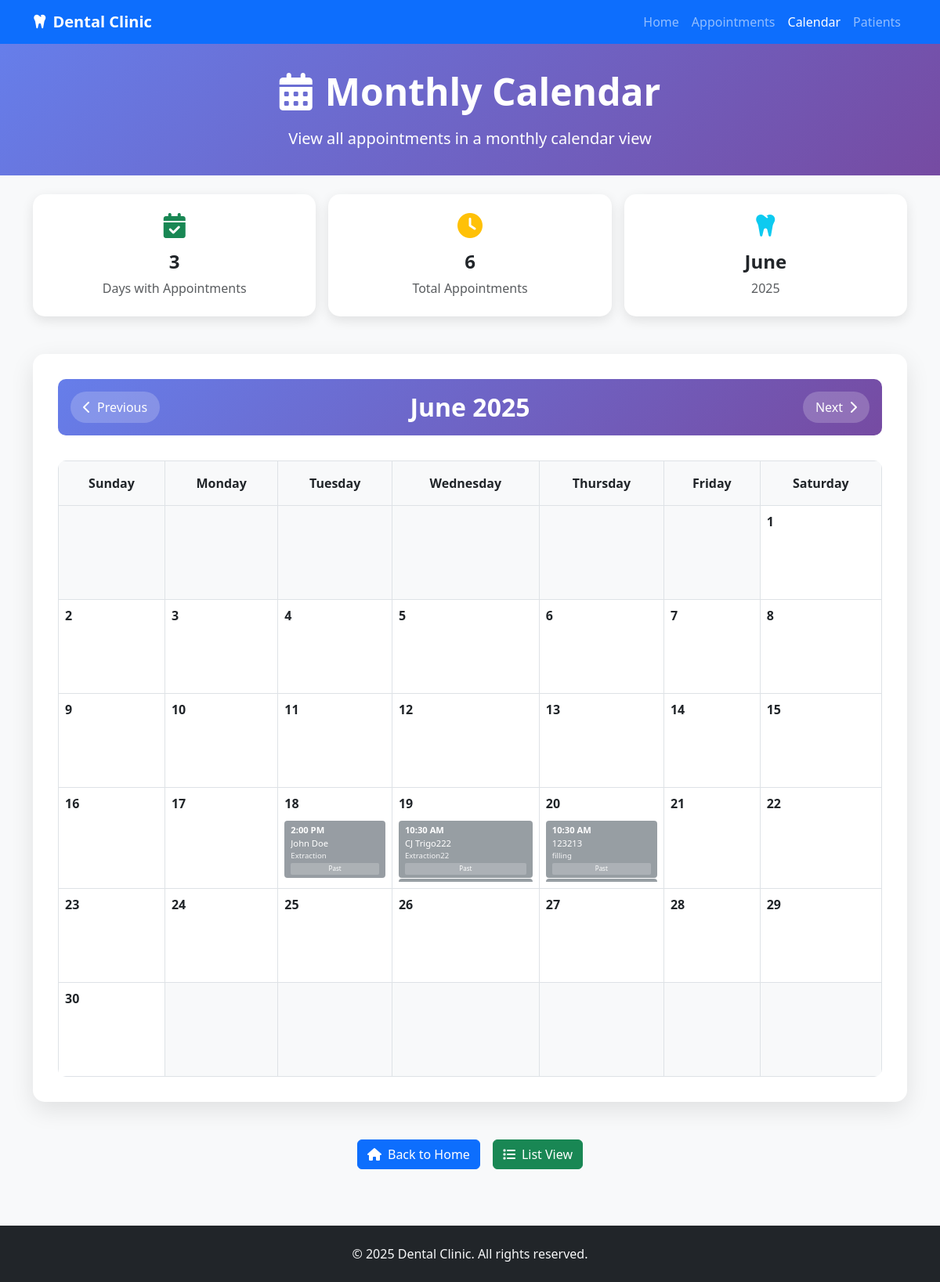
Page /calendar on the earlier database version.
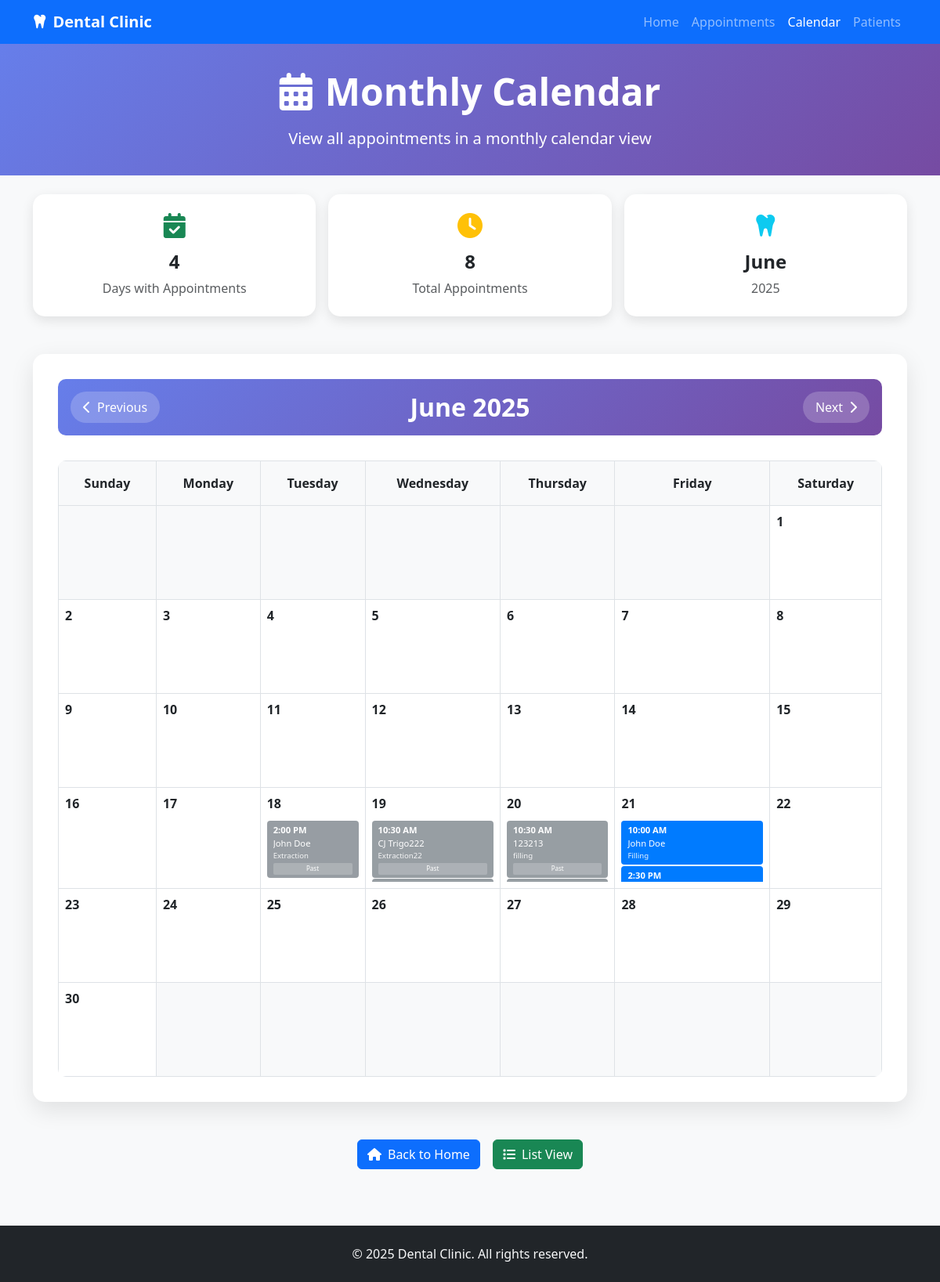
Same page on the later database version.
### tables this page shows
CREATE TABLE "Appointments" (
                    ID INTEGER PRIMARY KEY AUTOINCREMENT,
                    PatientName TEXT NOT NULL,
                    Contact TEXT NOT NULL,
                    Date TEXT NOT NULL,
                    Time TEXT NOT NULL,
                    DentalCare TEXT NOT NULL
                );

### app.py (the view)
@app.route('/calendar')
def calendar_view():
    year = int(request.args.get('year', date.today().year))
    month = int(request.args.get('month', date.today().month))
    cal = calendar.monthcalendar(year, month)
    month_name = calendar.month_name[month]
    conn = sqlite3.connect(DB_FILE)
    cursor = conn.cursor()
    start_date = f"{year:04d}-{month:02d}-01"
    if month == 12:
        end_date = f"{year+1:04d}-01-01"
    else:
        end_date = f"{year:04d}-{month+1:02d}-01"
    cursor.execute("""
        SELECT * FROM Appointments
        WHERE Date >= ? AND Date < ?
        ORDER BY Date, Time
    """, (start_date, end_date))
    appointments = cursor.fetchall()
    conn.close()
    appointments_by_date = {}
    total_appointments = 0
    for appointment in appointments:
        app_date = appointment[3]  # Date field
        if app_date not in appointments_by_date:
            appointments_by_date[app_date] = []
        appointments_by_date[app_date].append(appointment)
        total_appointments += 1
    prev_month = month - 1 if month > 1 else 12
    prev_year = year if month > 1 else year - 1
    next_month = month + 1 if month < 12 else 1
    next_year = year if month < 12 else year + 1
    current_datetime = datetime.now().strftime('%Y-%m-%d %H:%M')
    return render_template('calendar.html',
                         calendar=cal,
                         month_name=month_name,
                         year=year,
                         month=month,
                         appointments_by_date=appointments_by_date,
                         total_appointments=total_appointments,
                         prev_month=prev_month,
                         prev_year=prev_year,
                         next_month=next_month,
                         next_year=next_year,
                         current_datetime=current_datetime)

### app.py (called while the page is built)
@app.template_filter('ampm')
def ampm_filter(value):
    try:
        t = datetime.strptime(value, "%H:%M")
        return t.strftime("%I:%M %p").lstrip('0')
    except Exception:
        return value  # fallback if parsing fails

### templates/calendar.html (shortened to what the changed rows need)
<!DOCTYPE html>
<html lang="en">
<head>
    <link href="https://cdn.jsdelivr.net/npm/bootstrap@5.3.0/dist/css/bootstrap.min.css" rel="stylesheet">
    <link href="https://cdnjs.cloudflare.com/ajax/libs/font-awesome/6.4.0/css/all.min.css" rel="stylesheet">
</head>
<body class="bg-light">
    <section class="page-header">
        <div class="container text-center">
            <h1 class="display-5 fw-bold mb-3">
                <i class="fas fa-calendar-alt me-3"></i>Monthly Calendar
            </h1>
        </div>
    </section>
    <section class="py-4">
        <div class="container">
            <div class="row g-3">
                <div class="col-md-4">
                    <div class="stats-card">
                        <i class="fas fa-calendar-check fa-2x text-success mb-3"></i>
                        <h4 class="fw-bold">{{ appointments_by_date|length }}</h4>
                        <p class="text-muted mb-0">Days with Appointments</p>
                    </div>
                </div>
                <div class="col-md-4">
                    <div class="stats-card">
                        <i class="fas fa-clock fa-2x text-warning mb-3"></i>
                        <h4 class="fw-bold">{{ total_appointments }}</h4>
                        <p class="text-muted mb-0">Total Appointments</p>
                    </div>
                </div>
            </div>
        </div>
    </section>
    <section class="py-4">
        <div class="container">
            <div class="calendar-container">
                <div class="calendar-header">
                    <div class="row align-items-center">
                        <div class="col-md-4 text-center">
                            <h2 class="mb-0 fw-bold">{{ month_name }} {{ year }}</h2>
                        </div>
                    </div>
                </div>
                <div class="calendar-slide-container">
                    <div class="table-responsive">
                        <table class="calendar-table slide-in">
                            <thead>
                                <tr>
                                    <th>Sunday</th>
                                    <th>Monday</th>
                                    <th>Tuesday</th>
                                    <th>Wednesday</th>
                                    <th>Thursday</th>
                                    <th>Friday</th>
                                    <th>Saturday</th>
                                </tr>
                            </thead>
                            <tbody>
                                {% for week in calendar %}
                                <tr>
                                    {% for day in week %}
                                    {% set current_date = "%04d-%02d-%02d"|format(year, month, day) if day != 0 else "" %}
                                    {% set is_today = current_date == today_date if current_date else False %}
                                    {% set has_appointments = current_date in appointments_by_date %}
                                    <td class="{% if day == 0 %}other-month{% elif is_today %}today{% endif %}">
                                        {% if day != 0 %}
                                        <div class="calendar-day">{{ day }}</div>
                                        {% if has_appointments %}
                                            <div class="appointments-container">
                                                {% for appointment in appointments_by_date[current_date] %}
                                                {% set appointment_datetime = appointment[3] + ' ' + appointment[4] %}
                                                {% set is_past_appointment = appointment_datetime < current_datetime %}
                                                <div class="appointment-item {% if is_past_appointment %}past-appointment{% endif %}"
                                                     data-id="{{ appointment[0] }}"
                                                     data-patient="{{ appointment[1] }}"
                                                     data-date="{{ appointment[3] }}"
                                                     data-time="{{ appointment[4] }}"
                                                     data-care="{{ appointment[5] }}"
                                                     data-is-past="{{ 'true' if is_past_appointment else 'false' }}">
                                                    <div class="appointment-time">{{ appointment[4]|ampm }}</div>
                                                    <div class="appointment-patient">{{ appointment[1] }}</div>
                                                    <div class="appointment-care">{{ appointment[5] }}</div>
                                                    {% if is_past_appointment %}
                                                    <div class="past-indicator">Past</div>
                                                    {% endif %}
                                                </div>
                                                {% endfor %}
                                            </div>
                                        {% endif %}
                                        {% endif %}
                                    </td>
                                    {% endfor %}
                                </tr>
                                {% endfor %}
                            </tbody>
                        </table>
                    </div>
                </div>
            </div>
        </div>
    </section>
</body>
</html>

Differences in the rows shown:
added Appointments: Time "10:00 AM", PatientName "John Doe", DentalCare "Filling", Date "2025-06-21" (drawn), shown under "21"
added Appointments: Time "2:30 PM", Date "2025-06-21" (drawn), DentalCare "Cleaning" (drawn), shown under "21"
Other differences:
{{ appointments_by_date|length }}: "3" → "4"
{{ total_appointments }}: "6" → "8"
